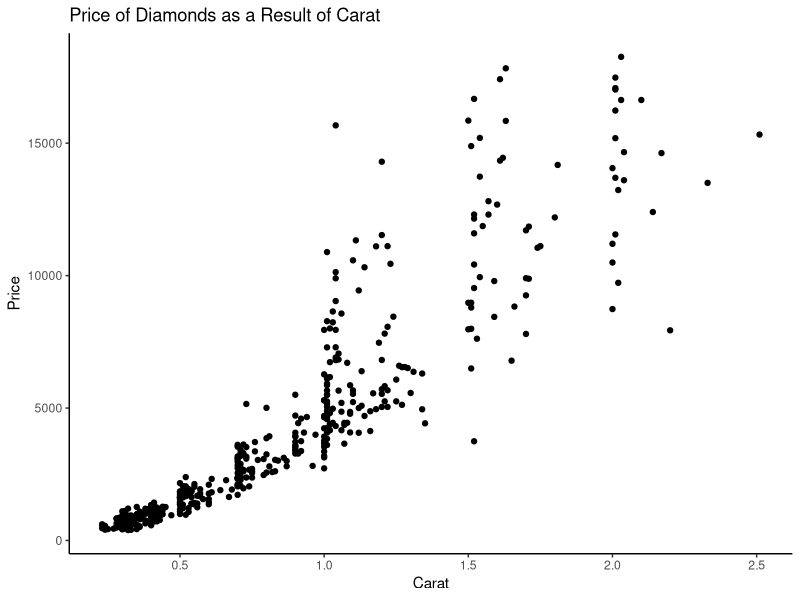
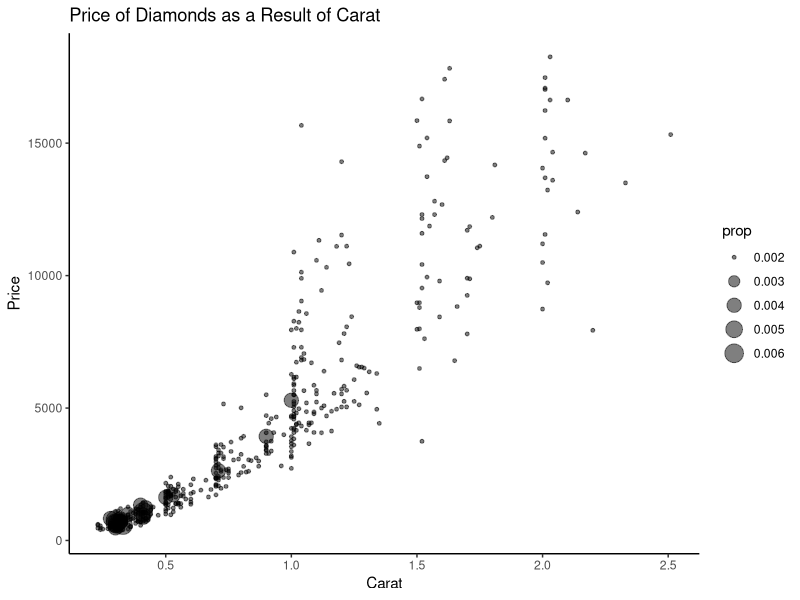
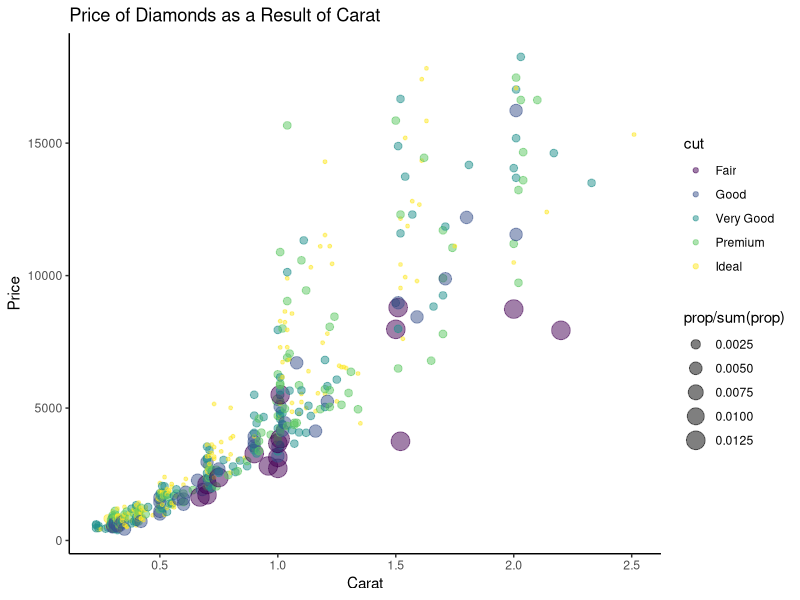
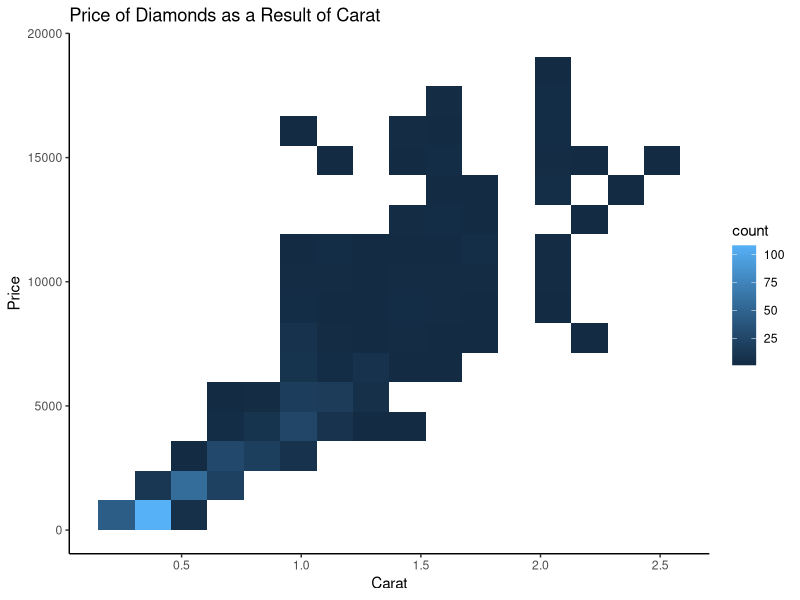
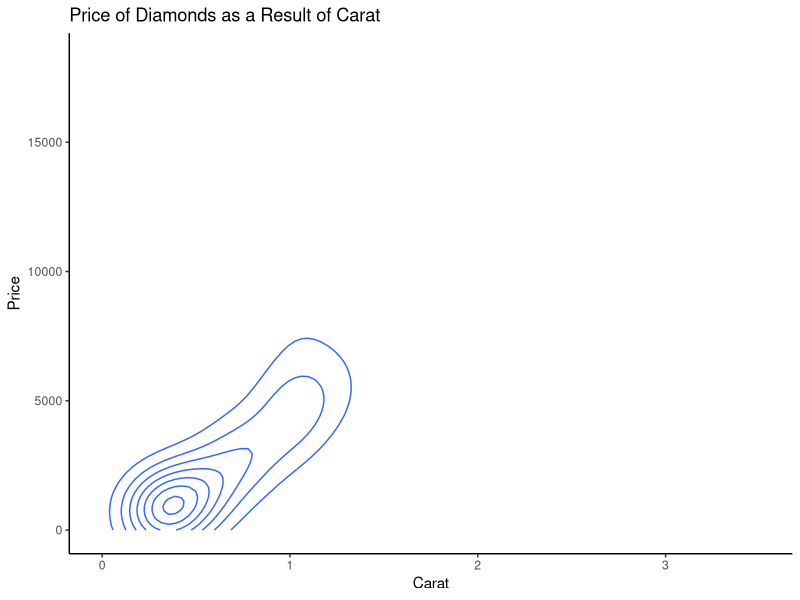
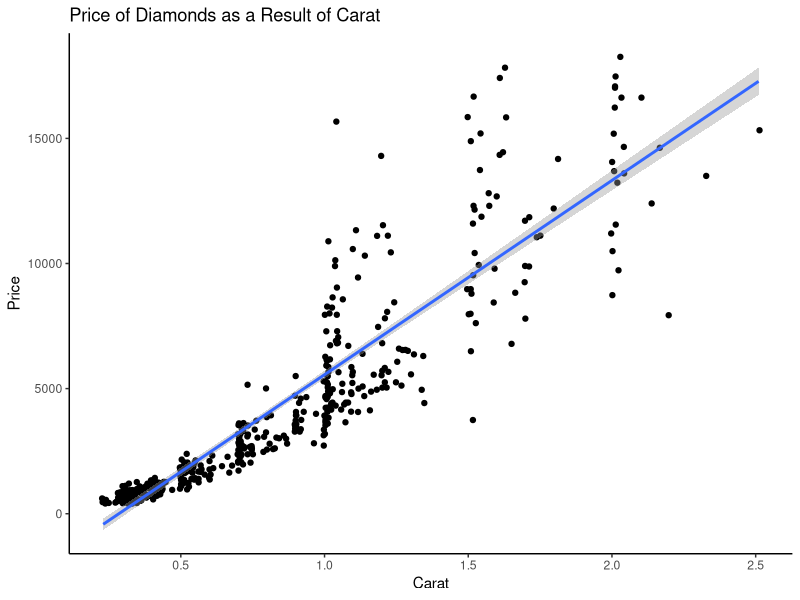
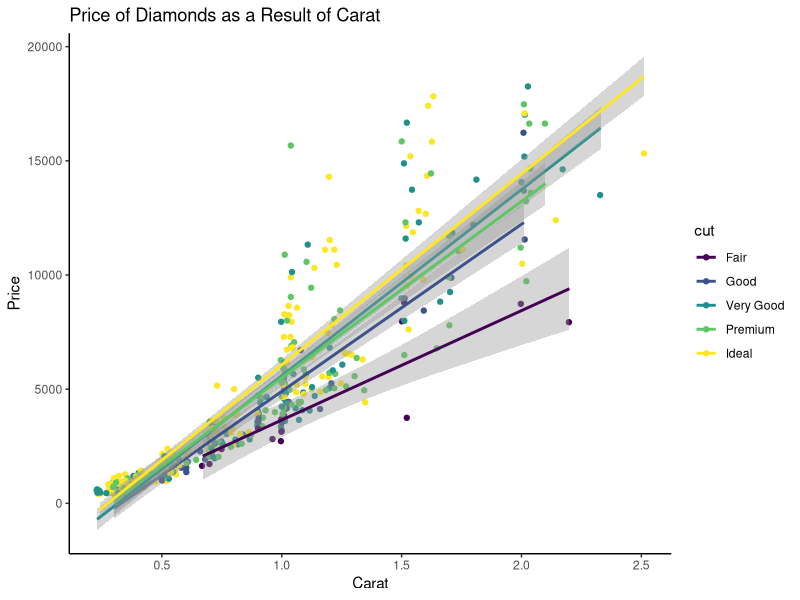
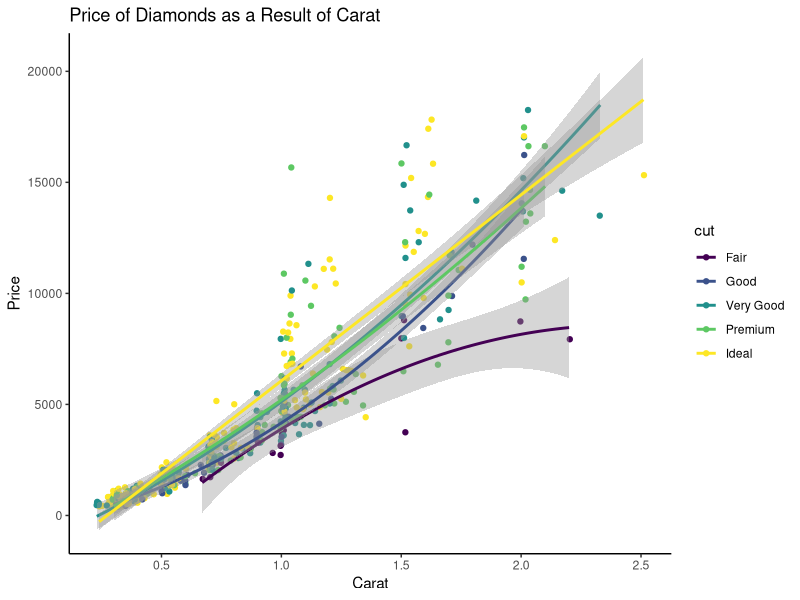

The R source for these figures, in order:
## ---- chunk 1
library(tidyverse)

diamonds.small <-  diamonds[sample(nrow(diamonds), 500), ]
## ---- chunk 2
#Standard Scatterplot
ggplot(diamonds.small)+
  geom_point(aes(x = carat, y = price))+
  theme_classic()+
  labs(title = "Price of Diamonds as a Result of Carat", x = "Carat", y = "Price")

#Bubble Plot
ggplot(diamonds.small)+
  geom_count(aes(x = carat, y = price, size=..prop..),alpha=.5)+
  theme_classic()+
  labs(title = "Price of Diamonds as a Result of Carat", x = "Carat", y = "Price")
  
#Bubble Plot (Carat vs. Price, Color = Quality of Cut)
ggplot(diamonds.small)+
  geom_count(aes(x = carat, y = price, size=..prop../sum(..prop..), color = cut),alpha=.5)+
  theme_classic()+
  labs(title = "Price of Diamonds as a Result of Carat", x = "Carat", y = "Price")

#Tile Plot
ggplot(diamonds.small)+
  geom_bin2d(aes(x = carat, y = price), bins = c(15,15))+
  theme_classic()+
  labs(title = "Price of Diamonds as a Result of Carat", x = "Carat", y = "Price")

#Contour/Level Plot
ggplot(diamonds.small)+
  geom_density2d(aes(x = carat, y = price))+
  scale_x_continuous(lim = c(0,3.50))+
  scale_y_continuous(lim = c(0,18300))+
  theme_classic()+
  labs(title = "Price of Diamonds as a Result of Carat", x = "Carat", y = "Price")

#Jittered Scatter Plot
ggplot(diamonds.small)+
  geom_jitter(aes(x = carat, y = price))+
  geom_smooth(aes(x = carat, y = price), method = 'lm', formula = y~x, se = .95)+
  theme_classic()+
  labs(title = "Price of Diamonds as a Result of Carat", x = "Carat", y = "Price")

#Jittered Scatter Plot with Cut as an Aesthetic
ggplot(diamonds.small)+
  geom_jitter(aes(x = carat, y = price, color = cut))+
  geom_smooth(aes(x = carat, y = price, color = cut), method = 'lm', formula = y~x, se = .67)+
  theme_classic()+
  labs(title = "Price of Diamonds as a Result of Carat", x = "Carat", y = "Price")

#Polynomial Regression Jittered Scatter Plot
ggplot(diamonds.small)+
  geom_jitter(aes(x = carat, y = price, color = cut))+
  geom_smooth(aes(x = carat, y = price, color = cut), method = 'lm', formula = y~poly(x,2), se = .67)+
  theme_classic()+
  labs(title = "Price of Diamonds as a Result of Carat", x = "Carat", y = "Price")
